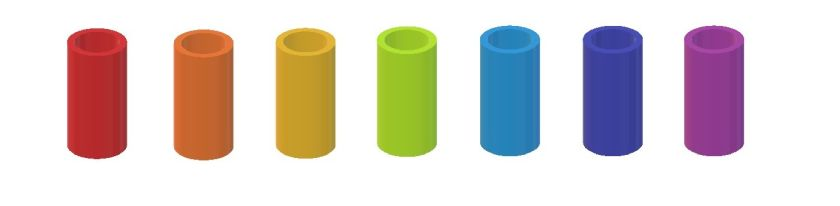
#> input picture cylinders02.jpg, 840 x 206 px
$ python 'sample01 (1).py'
#> lines starting #> are read from the running program, lines starting #| are printed output that depends on the picture; after the words box and inside, x2 and y2 are one past the last pixel; in counts of white or black regions, pixels touching at a corner belong together
# -*- coding: utf-8 -*-
import numpy as np
import cv2
from matplotlib import pyplot as plt

# create sample mask image window function-------------------------------------------------
def createMaskImage(hsv, hue, sat, val):
    imh, imw, channels = hsv.shape  # get image size and the number of channels
    mask = np.zeros((imh, imw, channels), np.uint8) # initialize hsv gradation image with 0

    if isinstance(hue, list): # if hue argument is pair value enclosed in []
        hmin = hue[0]
        hmax = hue[1]
    else:                     # if hue argument is single value
        hmin = hue
        hmax = hue

    if isinstance(sat, list): # if sat argument is pair value enclosed in []
        smin = sat[0]
        smax = sat[1]
    else:                     # if sat argument is single value
        smin = sat
        smax = sat

    if isinstance(val, list): #  val argument is pair value enclosed in []
        vmin = val[0]
        vmax = val[1]
    else:                    # if val argument is single value
        vmin = int(val)
        vmax = int(val)

    return cv2.inRange(hsv, np.array([hmin, smin, vmin]), np.array([hmax, smax, vmax]))

# main function-----------------------------------------------------------------------------
def main():

    # read image
    img = cv2.imread("./cylinders02.jpg")#objects.jpg")
#> img is the input picture: shape (206, 840, 3); mean B, G, R 206.4, 210.5, 219.8
    cv2.imshow("Image", img)

    # convert to HSV (Hue, Saturation, Value(Brightness))
    hsv = cv2.cvtColor(img, cv2.COLOR_BGR2HSV)
#> hsv: shape (206, 840, 3); mean H, S, V 31.9, 54.8, 231.7
    cv2.imshow("Hue", hsv[:, :, 0])
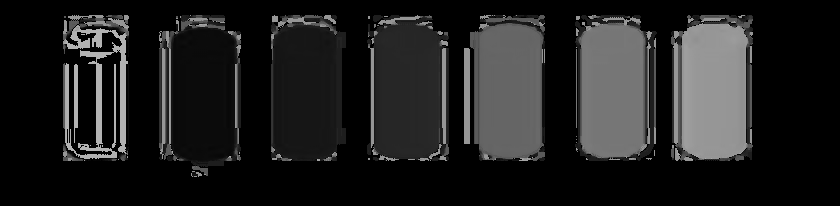
#> window 'Hue': shape (206, 840); min 0, max 179, mean 31.9

    #detect green
    greens = createMaskImage(hsv, [55, 70], [50, 200], [50, 200])
#> in createMaskImage, `return cv2.inRange(hsv, np.array([hmin, smin, vmin]), np.array([hmax, ..`: returned value: shape (206, 840); every value is 0
    cv2.imshow("mask", greens)

    #detect rainbow
    rainbow_mask = np.zeros((img.shape[1],img.shape[0],1),np.uint8)

    #-red
    rnb_red1 = createMaskImage(hsv, [161, 185], [50, 220], [50, 230])
#> in createMaskImage (call 2), `return cv2.inRange(hsv, np.array([hmin, smin, vmin]), np.array([hmax, ..`:
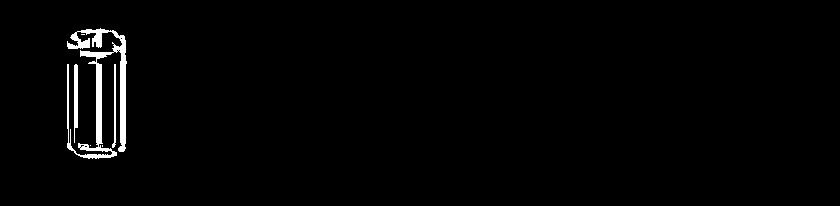
#> returned value: shape (206, 840); 1.6% white; 6 white regions (3 under 20 px), largest, box (x1, y1, x2, y2) and area: (67, 28, 127, 159) 2350, (74, 64, 78, 143) 269, (112, 64, 116, 148) 172
    rnb_red2 = createMaskImage(hsv, [0, 5], [50, 220], [50, 230])
#> in createMaskImage (call 3), `return cv2.inRange(hsv, np.array([hmin, smin, vmin]), np.array([hmax, ..`:
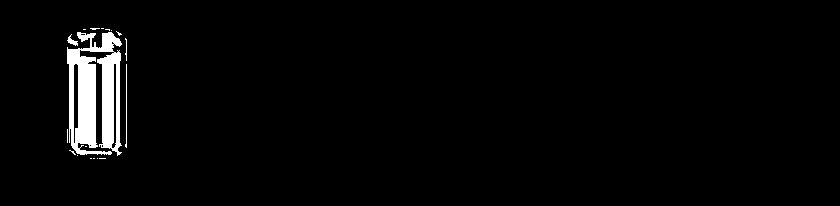
#> returned value: shape (206, 840); 2.7% white; 18 white regions (14 under 20 px), largest, box (x1, y1, x2, y2) and area: (67, 32, 122, 156) 4464, (125, 64, 127, 148) 87, (67, 34, 78, 46) 54, (125, 38, 127, 61) 26
    rnb_red = rnb_red1 + rnb_red2
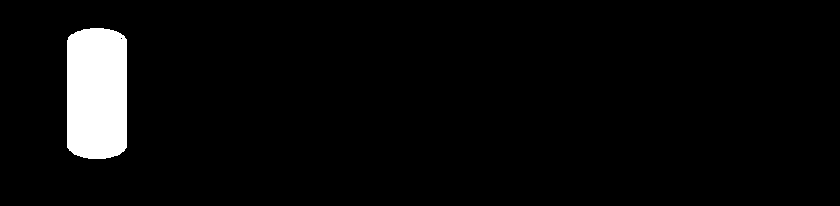
#> rnb_red: shape (206, 840); 4.3% white; 1 white region, box (x1, y1, x2, y2) and area: (67, 28, 127, 159) 7507
    rainbow_mask = rainbow_mask + rnb_red
#> (the run stopped early here; a loop or call above may not have finished)

$ run again, with cylinders.jpg copied over cylinders02.jpg
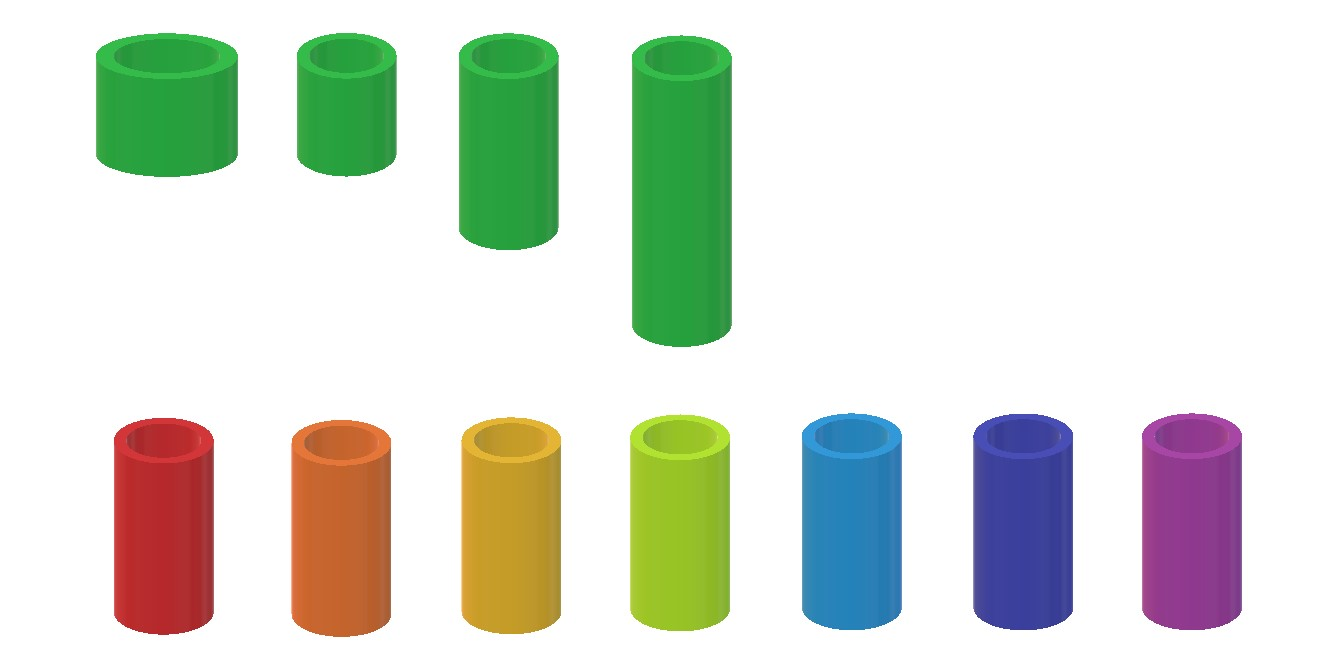
#> input picture cylinders.jpg, 1342 x 668 px
#> in main, img is the input picture: shape (668, 1342, 3); mean B, G, R 211.5, 222.5, 216.8
#> hsv: shape (668, 1342, 3); mean H, S, V 22.5, 46.5, 234
#> in createMaskImage, `return cv2.inRange(hsv, np.array([hmin, smin, vmin]), np.array([hmax, ..`:
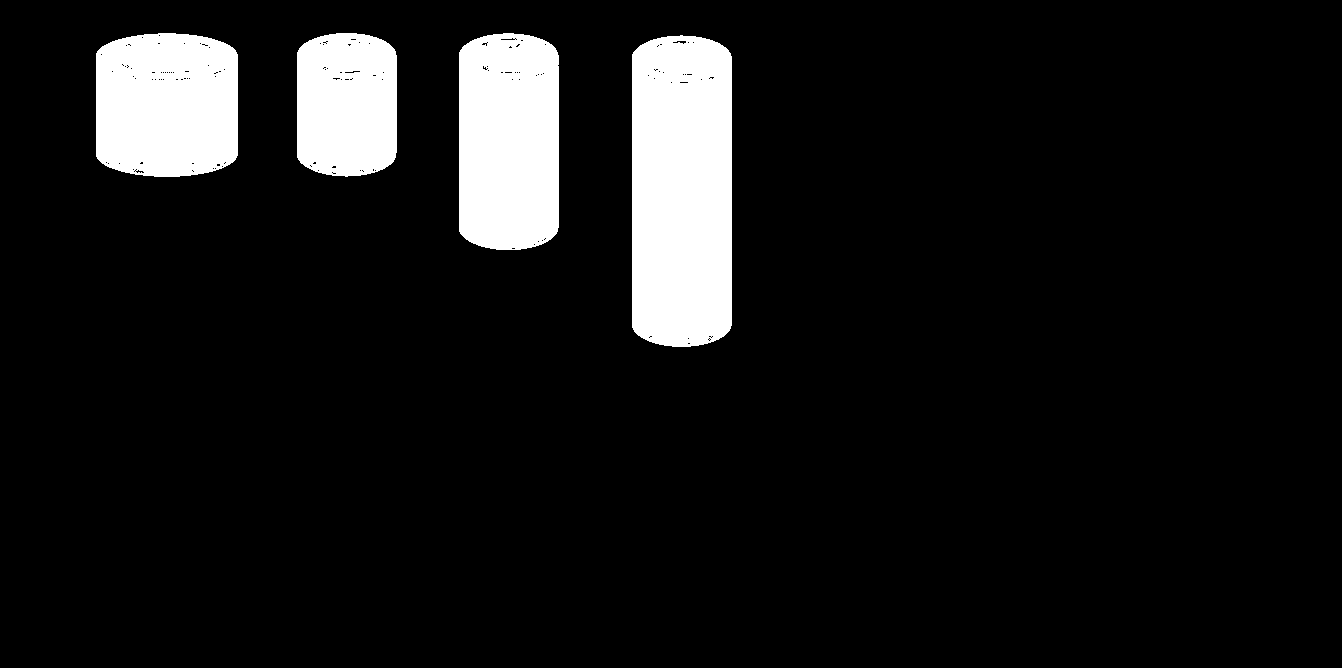
#> returned value: shape (668, 1342); 9.2% white; 4 white regions, box (x1, y1, x2, y2) and area: (632, 35, 732, 347) 30089, (459, 33, 559, 250) 20626, (96, 33, 238, 177) 18897, (297, 33, 397, 177) 13279
#> in main, `rnb_red = rnb_red1 + rnb_red2`:
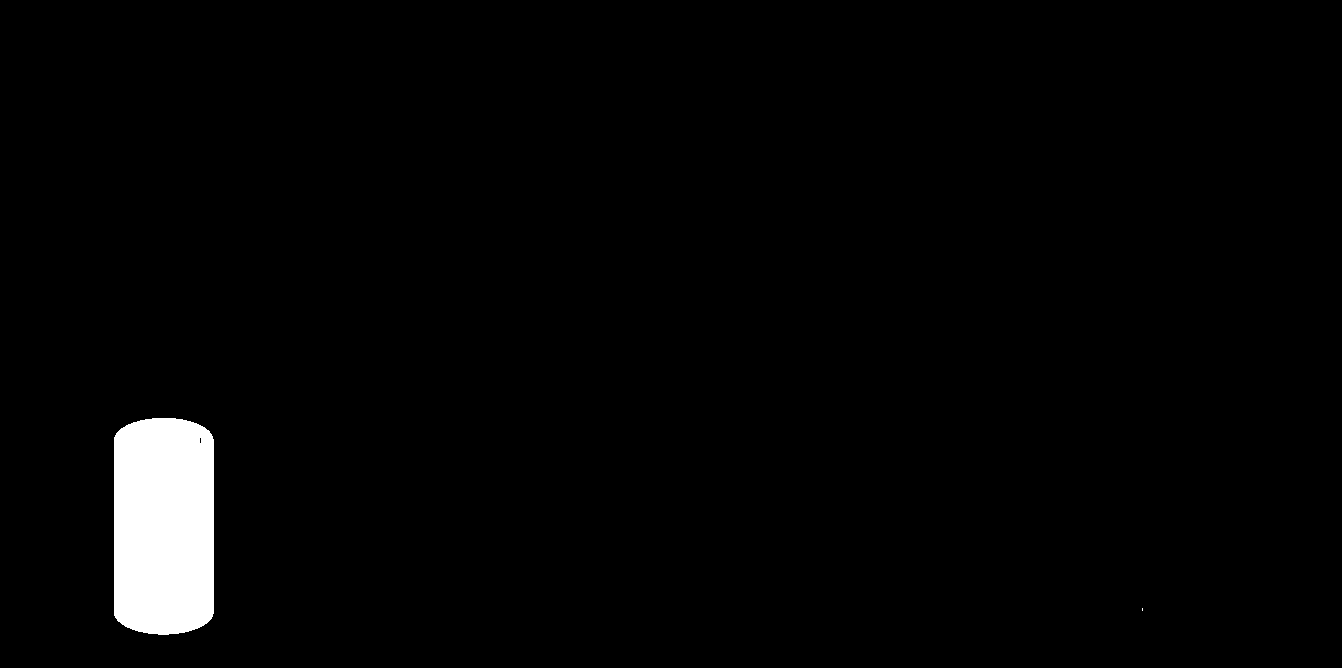
#> rnb_red: shape (668, 1342); 2.3% white; 2 white regions (1 under 20 px), largest, box (x1, y1, x2, y2) and area: (114, 418, 214, 635) 20699
